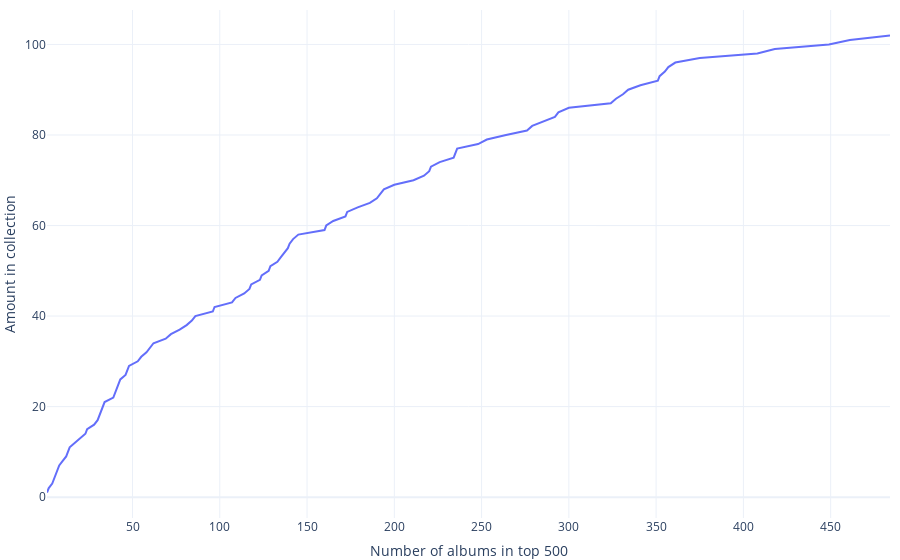

Notebook source saved alongside this figure:
### Code cell
albums_df['Have'] = albums_df['Have'].cumsum()
albums_df = albums_df[albums_df['Have'].notnull()]
fig = px.line(albums_df, x='#', y='Have', template='plotly_white',
              labels={
                     "#": "Number of albums in top 500",
                     "Have": "Amount in collection",
                 },)
fig.update_layout(margin={'t':10,'l':0,'b':0,'r':10}, showlegend=False)
fig.show()

### Figure 1 — Plotly figure (JSON) as saved in the notebook; plotly's stock layout.template omitted (floating-point values rounded to 4 significant figures)
{"data": [{"hovertemplate": "Number of albums in top 500=%{x}<br>Amount in collection=%{y}<extra></extra>", "legendgroup": "", "line": {"color": "#636efa", "dash": "solid"}, "marker": {"symbol": "circle"}, "mode": "lines", "name": "", "orientation": "v", "showlegend": false, "type": "scatter", "x": [1, 2, 4, 5, 6, 7, 8, 10, 12, 13, 14, 17, 20, 23, 24, 28, 30, 31, 32, 33, 34, 39, 40, 41, 42, 43, 46, 47, 48, 53, 55, 58, 60, 62, 69, 72, 77, 81, 84, 86, 96, 97, 107, 109, 114, 117, 118, 123, 124, 128, 129, 133, 135, 137, 139, 140, 142, 145, 160, 161, 165, 172, 173, 179, 186, 190, 192, 194, 200, 211, 217, 220, 221, 226, 234, 235, 236, 248, 253, 264, 276, 279, 286, 292, 294, 300, 324, 327, 331, 334, 341, 351, 352, 355, 357, 361, 375, 408, 418, 449, 461, 484], "xaxis": "x", "y": [1, 2, 3, 4, 5, 6, 7, 8, 9, 10, 11, 12, 13, 14, 15, 16, 17, 18, 19, 20, 21, 22, 23, 24, 25, 26, 27, 28, 29, 30, 31, 32, 33, 34, 35, 36, 37, 38, 39, 40, 41, 42, 43, 44, 45, 46, 47, 48, 49, 50, 51, 52, 53, 54, 55, 56, 57, 58, 59, 60, 61, 62, 63, 64, 65, 66, 67, 68, 69, 70, 71, 72, 73, 74, 75, 76, 77, 78, 79, 80, 81, 82, 83, 84, 85, 86, 87, 88, 89, 90, 91, 92, 93, 94, 95, 96, 97, 98, 99, 100, 101, 102], "yaxis": "y"}], "layout": {"legend": {"tracegroupgap": 0}, "margin": {"b": 0, "l": 0, "r": 10, "t": 10}, "showlegend": false, "xaxis": {"anchor": "y", "domain": [0, 1], "title": {"text": "Number of albums in top 500"}}, "yaxis": {"anchor": "x", "domain": [0, 1], "title": {"text": "Amount in collection"}}}}
